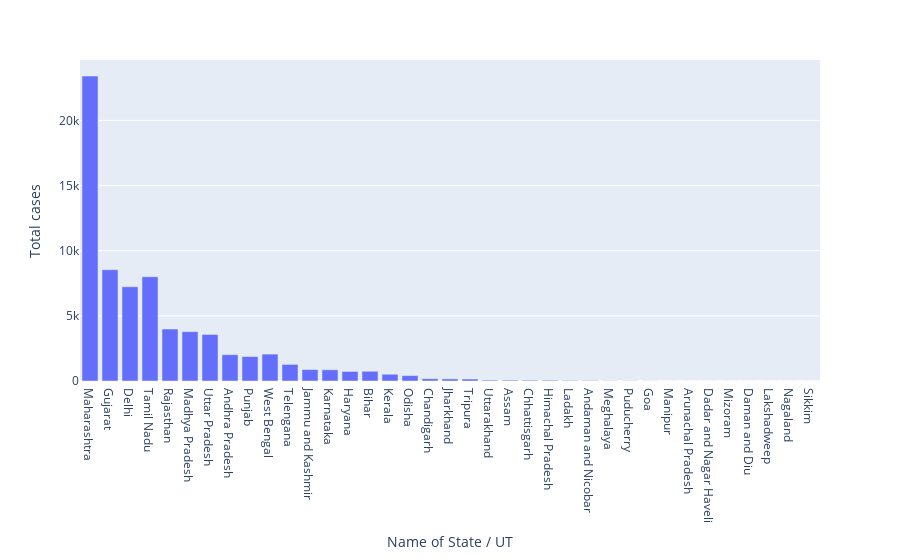

Source (notebook cell):
### Code cell
px.bar(df,x='Name of State / UT',y='Total cases')

### Figure 1 — Plotly figure (JSON) as saved in the notebook; plotly's stock layout.template omitted (floating-point values rounded to 4 significant figures)
{"data": [{"alignmentgroup": "True", "hovertemplate": "Name of State / UT=%{x}<br>Total cases=%{y}<extra></extra>", "legendgroup": "", "marker": {"color": "#636efa"}, "name": "", "offsetgroup": "", "orientation": "v", "showlegend": false, "textposition": "auto", "type": "bar", "x": ["Maharashtra", "Gujarat", "Delhi", "Tamil Nadu", "Rajasthan", "Madhya Pradesh", "Uttar Pradesh", "Andhra Pradesh", "Punjab", "West Bengal", "Telengana", "Jammu and Kashmir", "Karnataka", "Haryana", "Bihar", "Kerala", "Odisha", "Chandigarh", "Jharkhand", "Tripura", "Uttarakhand", "Assam", "Chhattisgarh", "Himachal Pradesh", "Ladakh", "Andaman and Nicobar", "Meghalaya", "Puducherry", "Goa", "Manipur", "Arunachal Pradesh", "Dadar and Nagar Haveli", "Mizoram", "Daman and Diu", "Lakshadweep", "Nagaland", "Sikkim"], "xaxis": "x", "y": [23401, 8541, 7233, 8002, 3988, 3785, 3573, 2018, 1877, 2063, 1275, 879, 862, 730, 747, 519, 414, 174, 160, 152, 68, 65, 59, 59, 42, 33, 13, 12, 7, 2, 1, 1, 1, 0, 0, 0, 0], "yaxis": "y"}], "layout": {"barmode": "relative", "legend": {"tracegroupgap": 0}, "margin": {"t": 60}, "xaxis": {"anchor": "y", "domain": [0, 1], "title": {"text": "Name of State / UT"}}, "yaxis": {"anchor": "x", "domain": [0, 1], "title": {"text": "Total cases"}}}}
